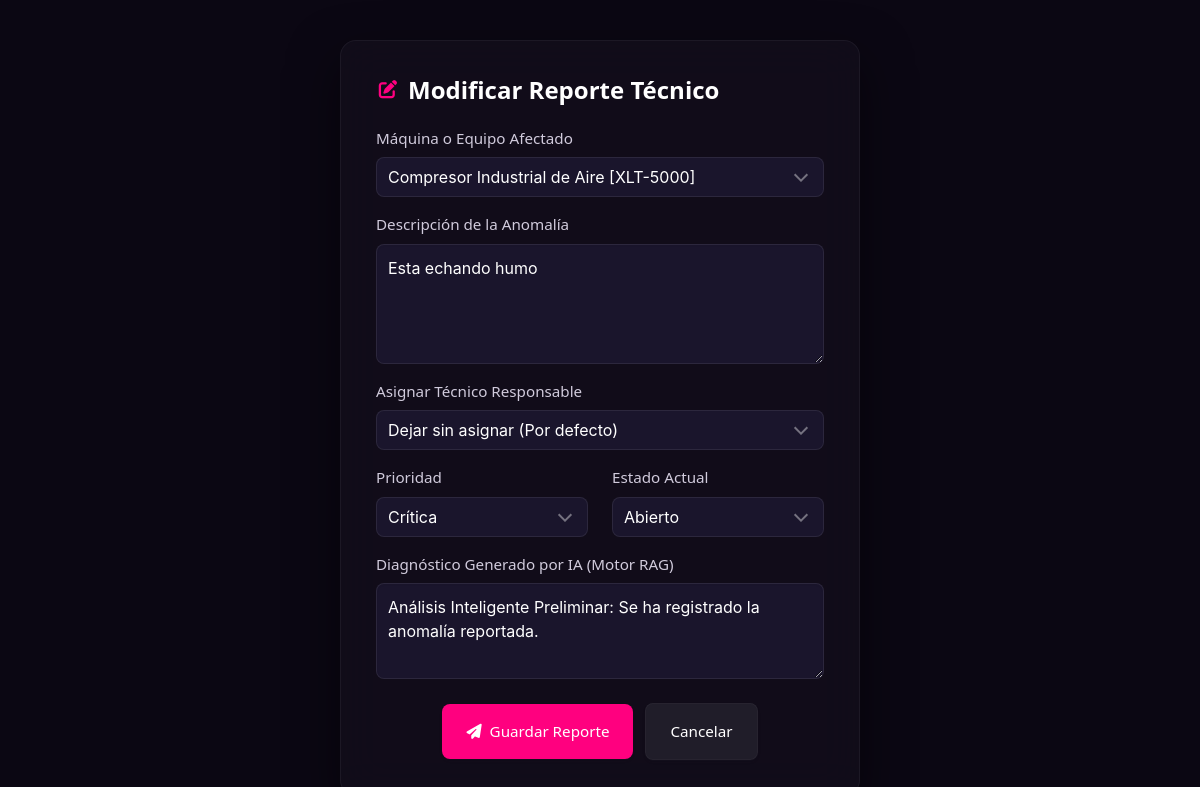
Screenshot of /editar_reporte.php?id=3 with the database file from the repository.
### tables this page shows
CREATE TABLE `reportes_fallas` (
  `id` int(11) NOT NULL,
  `equipo_id` int(11) NOT NULL,
  `usuario_id` int(11) NOT NULL,
  `tecnico_id` int(11) DEFAULT NULL,
  `descripcion_falla` text NOT NULL,
  `foto_evidencia` varchar(255) DEFAULT NULL,
  `diagnostico_ia` text DEFAULT NULL,
  `prioridad` enum('Rutinaria','Urgente','Crítica') DEFAULT 'Rutinaria',
  `estado` enum('Abierto','Resuelto') DEFAULT 'Abierto',
  `sugerencia_efectiva` tinyint(1) DEFAULT NULL,
  `creado_en` timestamp NOT NULL DEFAULT current_timestamp()
);

CREATE TABLE `equipos` (
  `id` int(11) NOT NULL,
  `nombre` varchar(100) NOT NULL,
  `modelo` varchar(100) NOT NULL,
  `marca` varchar(100) NOT NULL,
  `archivo_manual` varchar(255) NOT NULL,
  `creado_en` timestamp NOT NULL DEFAULT current_timestamp()
);

### editar_reporte.php (the view, shortened to what this page needs)
<?php
require_once 'config/conexion.php';
$id = $_GET['id'];
$query_reporte = "SELECT * FROM reportes_fallas WHERE id = :id";
$stmt_reporte = $pdo->prepare($query_reporte);
$stmt_reporte->execute(['id' => $id]);
$reporte = $stmt_reporte->fetch();
$equipos = $pdo->query("SELECT id, nombre, marca, modelo FROM equipos ORDER BY nombre ASC")->fetchAll();
?>
<!DOCTYPE html>
<html lang="es">
<head>
    <link rel="stylesheet" href="https://cdn.jsdelivr.net/npm/bulma@1.0.4/css/bulma.min.css">
    <link rel="stylesheet" href="https://cdnjs.cloudflare.com/ajax/libs/font-awesome/6.4.0/css/all.min.css">
</head>
<body>
    <div id="gan-canvas-container"></div>
    <div class="main-wrapper">
        <div class="box custom-card">
            <h1 class="title is-4 has-text-white mb-5 is-flex is-align-items-center">
                <span class="icon theme-accent-text mr-2" style="font-size: 1.15rem;">
                    <i class="fa-solid fa-pen-to-square"></i>
                </span>
                Modificar Reporte Técnico
            </h1>
            <form action="" method="POST">
                <div class="field mb-4">
                    <label class="label">Máquina o Equipo Afectado</label>
                    <div class="control">
                        <div class="select is-fullwidth">
                            <select name="equipo_id" required>
                                <?php foreach ($equipos as $eq): ?>
                                    <option value="<?php echo $eq['id']; ?>" <?php echo ($eq['id'] == $reporte['equipo_id']) ? 'selected' : ''; ?>>
                                        <?php echo htmlspecialchars($eq['nombre'] . ' [' . $eq['modelo'] . ']'); ?>
                                    </option>
                                <?php endforeach; ?>
                            </select>
                        </div>
                    </div>
                </div>
                <div class="field mb-4">
                    <label class="label">Descripción de la Anomalía</label>
                    <div class="control">
                        <textarea class="textarea" name="descripcion_falla" rows="4" required><?php echo htmlspecialchars($reporte['descripcion_falla']); ?></textarea>
                    </div>
                </div>
                <div class="field mb-4">
                    <label class="label">Asignar Técnico Responsable</label>
                    <div class="control">
                        <div class="select is-fullwidth">
                            <select name="tecnico_id">
                                <option value="">Dejar sin asignar (Por defecto)</option>
                            </select>
                        </div>
                    </div>
                </div>
                <div class="columns mb-0">
                    <div class="column is-6 pb-0">
                        <div class="field mb-4">
                            <label class="label">Prioridad</label>
                            <div class="control">
                                <div class="select is-fullwidth">
                                    <select name="prioridad" required>
                                        <option value="Crítica" <?php echo ($reporte['prioridad'] === 'Crítica') ? 'selected' : ''; ?>>Crítica</option>
                                    </select>
                                </div>
                            </div>
                        </div>
                    </div>
                    <div class="column is-6 pb-0">
                        <div class="field mb-4">
                            <label class="label">Estado Actual</label>
                            <div class="control">
                                <div class="select is-fullwidth">
                                    <select name="estado" required>
                                        <option value="Abierto" <?php echo ($reporte['estado'] === 'Abierto') ? 'selected' : ''; ?>>Abierto</option>
                                    </select>
                                </div>
                            </div>
                        </div>
                    </div>
                </div>
                <div class="field mb-4">
                    <label class="label">Diagnóstico Generado por IA (Motor RAG)</label>
                    <div class="control">
                        <textarea class="textarea" name="diagnostico_ia" rows="3"><?php echo htmlspecialchars($reporte['diagnostico_ia'] ?? ''); ?></textarea>
                    </div>
                </div>
                <div class="field mt-5">
                    <div class="control buttons is-centered">
                        <button type="submit" class="button theme-accent-bg px-5 py-4" style="font-size: 0.95rem;">
                            <i class="fa-solid fa-paper-plane mr-2"></i> Guardar Reporte
                        </button>
                        <a href="javascript:history.back();" class="button btn-regresar px-5 py-4" style="font-size: 0.95rem;">
                            Cancelar
                        </a>
                    </div>
                </div>
            </form>
        </div>
    </div>
</body>
</html>

### editar_reporte.php (style rules this page uses)
body { background-color: #0b0713; min-height: 100vh; margin: 0; display: flex; align-items: center; justify-content: center; font-family: system-ui, -apple-system, BlinkMacSystemFont, 'Segoe UI', Roboto, sans-serif; padding: 40px 20px; }
#gan-canvas-container { position: fixed; top: 0; left: 0; width: 100%; height: 100%; z-index: 1; pointer-events: none; opacity: 0.35; }
.main-wrapper { position: relative; z-index: 2; width: 100%; max-width: 520px; }
.custom-card { background-color: rgba(19, 14, 27, 0.82) !important; backdrop-filter: blur(20px); -webkit-backdrop-filter: blur(20px); border: 1px solid rgba(255, 255, 255, 0.05); border-radius: 16px; padding: 35px !important; box-shadow: 0 20px 50px rgba(0, 0, 0, 0.5); }
.input, .textarea, .select select { background-color: #1a152c !important; border: 1px solid rgba(255, 255, 255, 0.08) !important; color: #fff !important; border-radius: 8px !important; transition: all 0.3s ease; }
.select select option { background-color: #130e1b !important; color: #fff !important; }
.input::placeholder, .textarea::placeholder { color: rgba(255, 255, 255, 0.2) !important; }
.label { color: #d1cbdc !important; font-weight: 500; font-size: 0.95rem; margin-bottom: 0.5rem; }
.select:not(.is-multiple):not(.is-loading)::after { border-color: rgba(255, 255, 255, 0.4) !important; }
:root { --dynamic-core-color: #ff007f; }
.theme-accent-text { color: var(--dynamic-core-color) !important; }
.theme-accent-bg { background-color: var(--dynamic-core-color) !important; color: #fff !important; font-weight: 500; border-radius: 8px !important; border: none !important; transition: opacity 0.2s ease; }
.btn-regresar { background-color: rgba(255, 255, 255, 0.07) !important; color: #ffffff !important; border: 1px solid rgba(255, 255, 255, 0.03) !important; border-radius: 8px !important; font-weight: 500; transition: background-color 0.2s ease, opacity 0.2s ease; }

### rows the page displays
reportes_fallas: equipo_id "Compresor Industrial de Aire [XLT-5000]", descripcion_falla "Esta echando humo", prioridad "Crítica", estado "Abierto", diagnostico_ia "Análisis Inteligente Preliminar: Se ha registrado la anomalía reportada."
